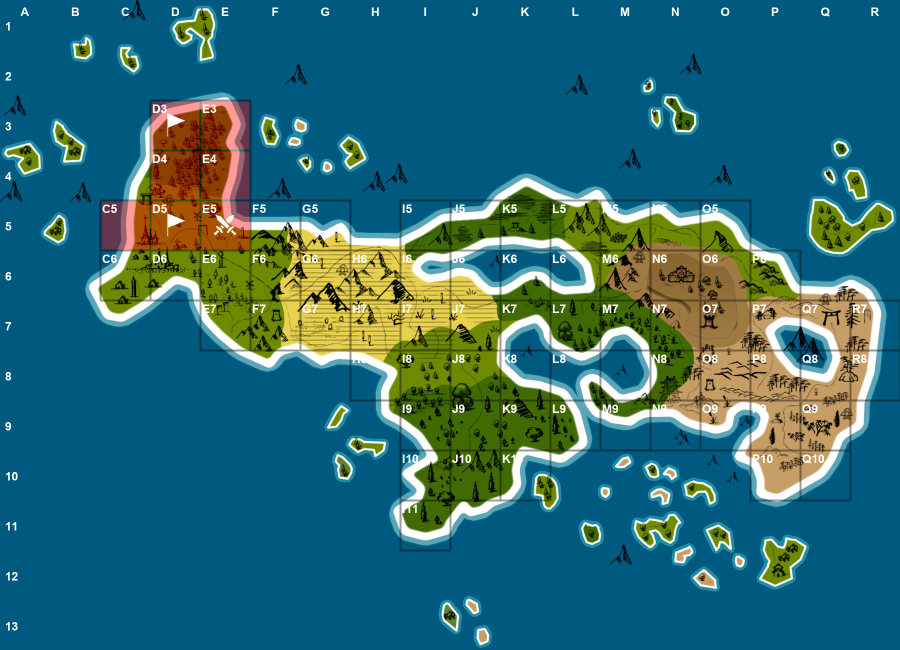
#> input picture tools/map-sectors/sector_map_colored_cells.png, 1800 x 1300 px (shown at 1/2 size)
$ python map_zoom.py
#> lines starting #> are read from the running program, lines starting #| are printed output that depends on the picture
from PIL import Image
import io
import os


def zoom_map_on_cell(image_input, cell, cell_size, zoom_factor, images_folder=None, radius_x=0, radius_y=0):
    """
    Вырезает область вокруг клетки из карты и увеличивает её.

    :param image_input: bytes изображения или имя файла (str)
    :param cell: (x, y) — координаты клетки
    :param cell_size: размер клетки в пикселях (int)
    :param zoom_factor: во сколько раз увеличить клетку (float или int)
    :param images_folder: путь к папке с изображениями (если image_input — имя файла)
    :param radius_x: радиус по горизонтали (в клетках)
    :param radius_y: радиус по вертикали (в клетках)
    :return: PIL.Image с увеличенной областью
    """
#> called with image_input = 'sector_map_colored_cells.png', cell = (6, 6), cell_size = 100, zoom_factor = 4, images_folder = '.', radius_x = 2, radius_y = 1
    # Получаем изображение
    if isinstance(image_input, bytes):
        image = Image.open(io.BytesIO(image_input))
    elif isinstance(image_input, str):
        path = image_input if images_folder is None else os.path.join(images_folder, image_input)
        image = Image.open(path)
#> image is the input picture: PIL image 1800x1300 RGBA; mean R, G, B, A 45, 107.1, 114.4, 255
    else:
        raise ValueError("image_input должен быть байтами или строкой (именем файла)")

    x, y = cell
    left = (x - radius_x) * cell_size
    upper = (y - radius_y) * cell_size
    right = (x + radius_x + 1) * cell_size
    lower = (y + radius_y + 1) * cell_size

    # Ограничиваем координаты рамками изображения
    left = max(left, 0)
    upper = max(upper, 0)
    right = min(right, image.width)
#> right = 900
    lower = min(lower, image.height)
#> lower = 800

    cell_img = image.crop((left, upper, right, lower))
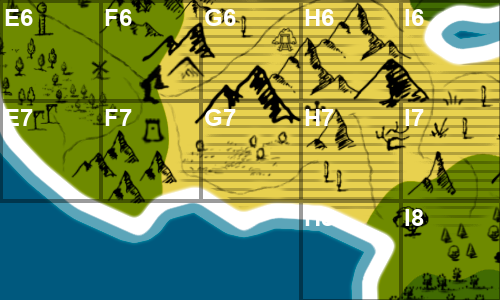
#> cell_img: PIL image 500x300 RGBA; mean R, G, B, A 124.2, 143.8, 76.3, 255
    new_size = (int((right - left) * zoom_factor), int((lower - upper) * zoom_factor))
#> new_size = (2000, 1200)
    zoomed_img = cell_img.resize(new_size, Image.NEAREST)
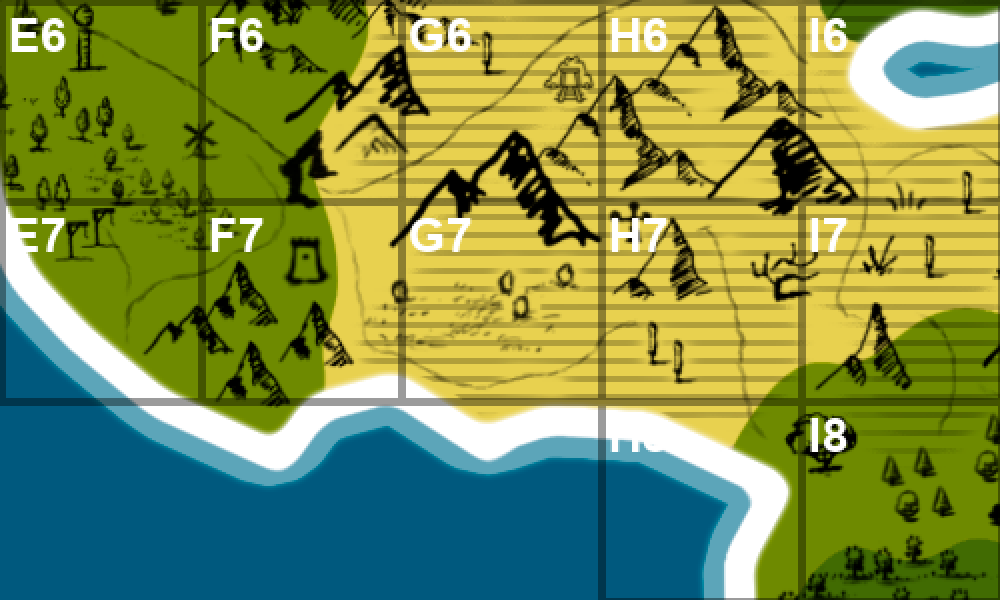
#> zoomed_img: PIL image 2000x1200 RGBA (shown at 1/2 size); mean R, G, B, A 124.2, 143.8, 76.3, 255
    return zoomed_img

# Пример использования:
# Зумим область вокруг клетки (3, 2), радиус 1 по x и 2 по y, размер клетки 100, увеличить в 4 раза
zoomed = zoom_map_on_cell("sector_map_colored_cells.png",
                          (6, 6), 100, 4, images_folder=".",
                          radius_x=2, radius_y=1)

zoomed.save("zoomed_cell.png")  # Сохраняем результат
